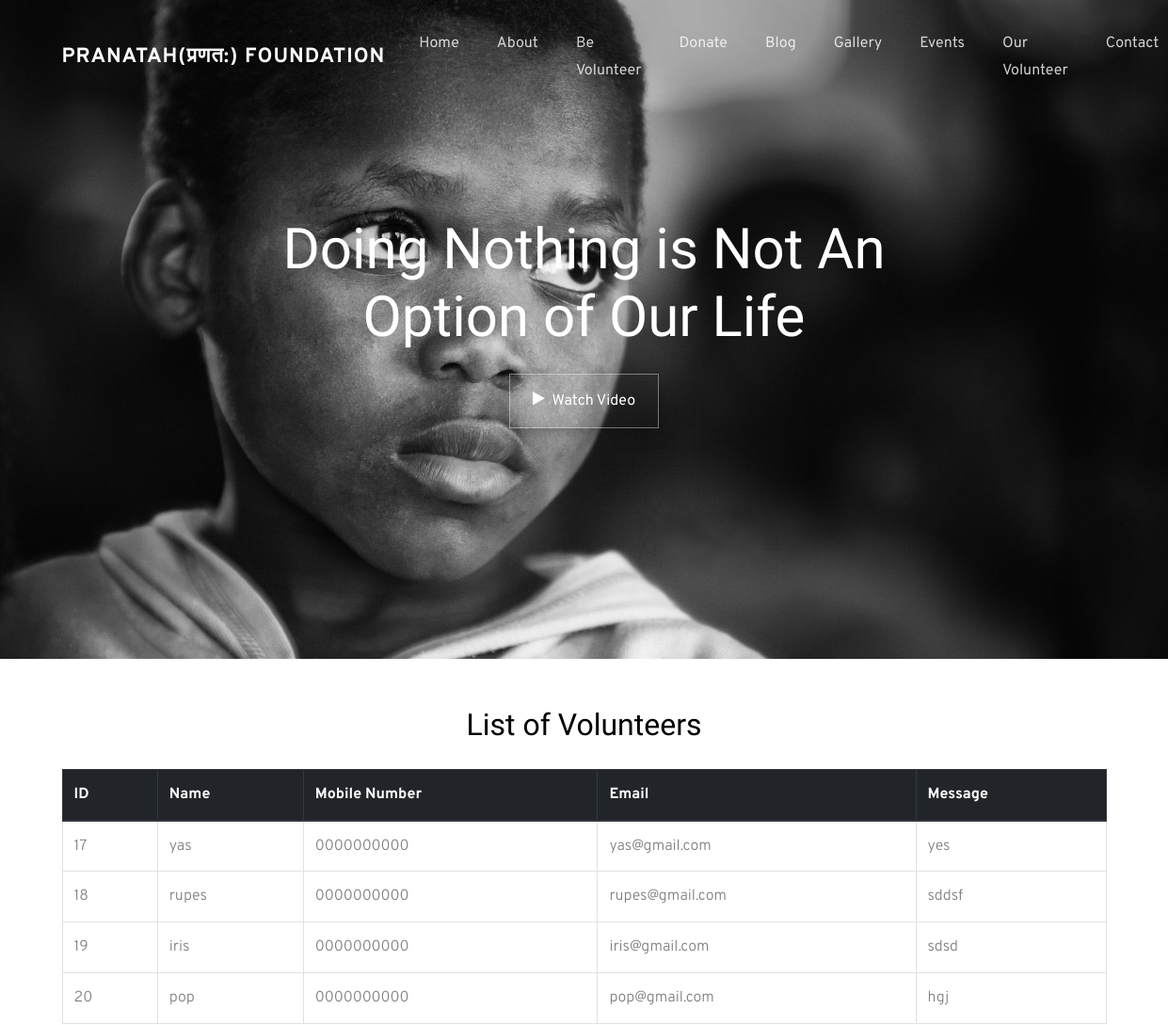
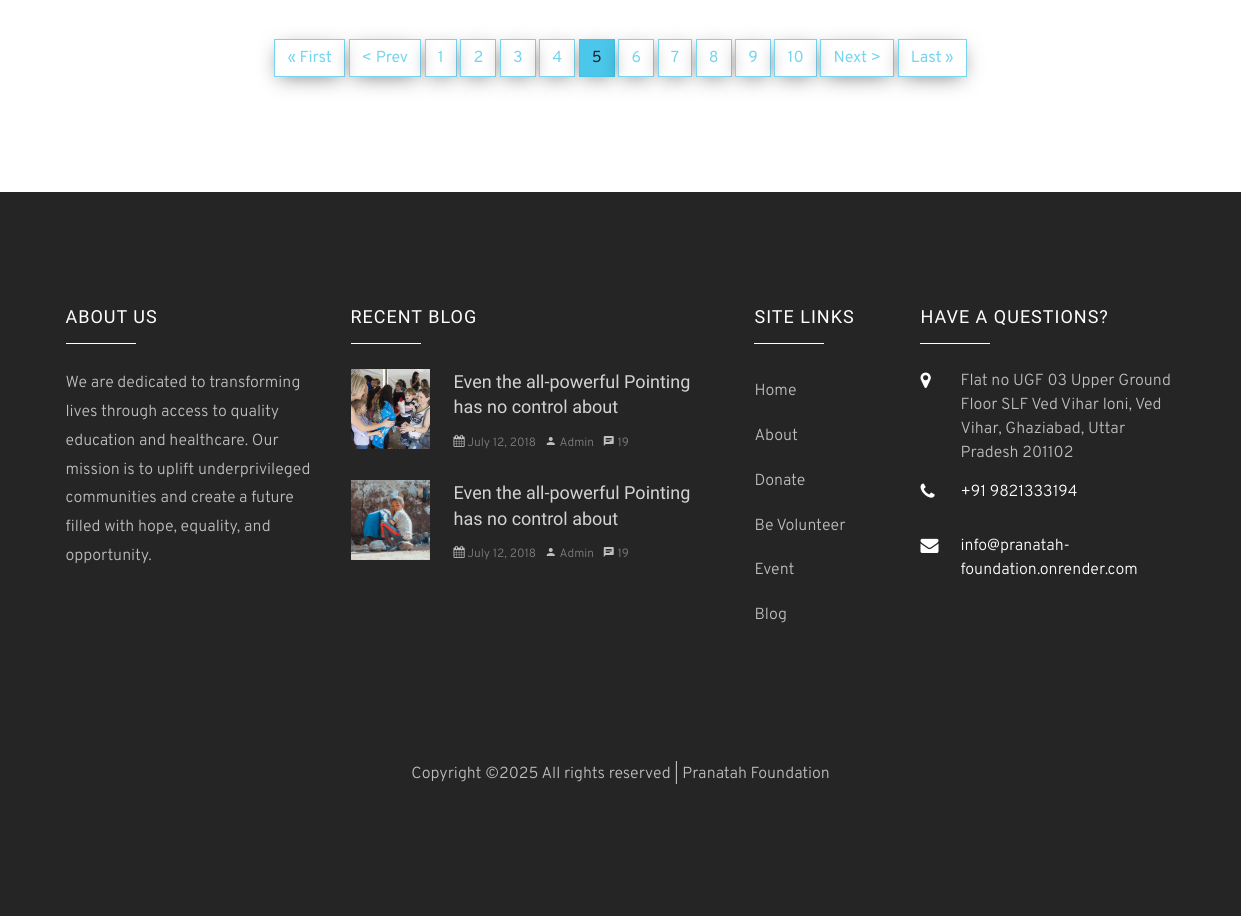
The app's page /volunteers/?page=5 with its own data (2 pictures, top to bottom).
### main/models.py (models this page shows, shortened)
class Volunteer(models.Model):
    name = models.CharField(max_length=255)
    mobile_number = models.CharField(max_length=10)  # Mobile number (mandatory)
    email = models.EmailField(blank=True, null=True)  # Make email optional
    message = models.TextField()

### main/views.py (the view)
# urls.py: path("volunteers/", volunteer_list, name="volunteer_list"),
def volunteer_list(request):
    volunteers = Volunteer.objects.all()  # Get all volunteers
    paginator = Paginator(volunteers, 4)  # Show 5 volunteers per page
    page_number = request.GET.get('page')  # Get page number from URL
    page_obj = paginator.get_page(page_number)  # Get the page object
    return render(request, 'volunteer_list.html', {'page_obj': page_obj})

### main/templates/volunteer_list.html (shortened to what this page needs)
{% extends 'base.html' %}
{% load static %}
    {% block content %}
    <div class="hero-wrap" style="background-image: url({% static 'images/bg_7.jpg' %});" data-stellar-background-ratio="0.5">
      <div class="container">
        <div class="row no-gutters slider-text align-items-center justify-content-center" data-scrollax-parent="true">
          <div class="col-md-7 ftco-animate text-center" data-scrollax=" properties: { translateY: '70%' }">
            <h1 class="mb-4" data-scrollax="properties: { translateY: '30%', opacity: 1.6 }">Doing Nothing is Not An Option of Our Life</h1>
            <p data-scrollax="properties: { translateY: '30%', opacity: 1.6 }">
              <a href="https://vimeo.com/45830194" class="btn btn-white btn-outline-white px-4 py-3 popup-vimeo">
                <span class="icon-play mr-2"></span>Watch Video
              </a>
            </p>
          </div>
        </div>
      </div>
    </div>
    <div class="container mt-5">
      <h2 class="text-center mb-4">List of Volunteers</h2>
      <div class="table-responsive">
        <table class="table table-hover table-bordered">
          <thead class="thead-dark">
            <tr>
              <th>ID</th>
              <th>Name</th>
              <th>Mobile Number</th>
              <th>Email</th>
              <th>Message</th>
            </tr>
          </thead>
          <tbody>
            {% for volunteer in page_obj %}
            <tr>
              <td>{{ volunteer.id }}</td>
              <td>{{ volunteer.name }}</td>
              <td>{{ volunteer.mobile_number }}</td>
              <td>{{ volunteer.email }}</td>
              <td>{{ volunteer.message }}</td>
            </tr>
            {% empty %}
            <tr>
              <td colspan="4" class="text-center">No volunteers have signed up yet.</td>
            </tr>
            {% endfor %}
          </tbody>
        </table>
      </div>
      <div class="pagination-container text-center mt-4">
        {% if page_obj.has_previous %}
          <a href="?page=1" class="btn btn-outline-primary">&laquo; First</a>
          <a href="?page={{ page_obj.previous_page_number }}" class="btn btn-outline-primary">&#60; Prev</a>
        {% endif %}
        {% for num in page_obj.paginator.page_range %}
          {% if page_obj.number == num %}
            <span class="btn btn-primary active">{{ num }}</span>
          {% else %}
            <a href="?page={{ num }}" class="btn btn-outline-primary">{{ num }}</a>
          {% endif %}
        {% endfor %}
        {% if page_obj.has_next %}
          <a href="?page={{ page_obj.next_page_number }}" class="btn btn-outline-primary">Next &#62;</a>
          <a href="?page={{ page_obj.paginator.num_pages }}" class="btn btn-outline-primary">Last &raquo;</a>
        {% endif %}
      </div>
    </div>
    <br><br><br><br>
    {% endblock %}

### main/static/css/icomoon.css (style rules this page uses)
[class^="icon-"], [class*=" icon-"] { font-family: 'icomoon' !important; speak: none; font-style: normal; font-weight: normal; font-variant: normal; text-transform: none; line-height: 1; -webkit-font-smoothing: antialiased; -moz-osx-font-smoothing: grayscale; }
.icon-play:before { content: "\f04b"; }

### records on screen
Volunteer: id "17", name "yas", mobile_number "0000000000", email "yas@gmail.com", message "yes"
Volunteer: id "18", name "rupes", mobile_number "0000000000", email "rupes@gmail.com", message "sddsf"
Volunteer: id "19", name "iris", mobile_number "0000000000", email "iris@gmail.com", message "sdsd"
Volunteer: id "20", name "pop", mobile_number "0000000000", email "pop@gmail.com", message "hgj"

### other values on screen
{{ num }} "1" "2" "3" "4" "6" "7" "8" "9" "10"
{{ num }} "5"
